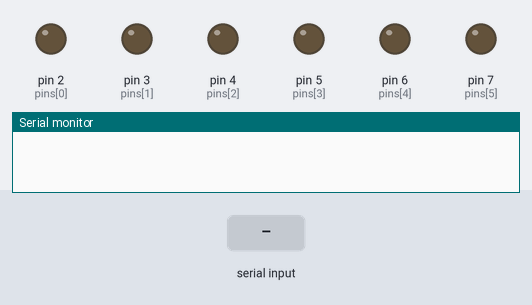
A sketch run on a simulated Arduino Uno, built with avr-gcc and run on an emulated ATmega328P. On the bench: output pins drawn as LEDs (lit = HIGH), the last lines printed to the serial monitor. The inputs (shaded band) are chosen by the test bench.

Above: at 1.2 s.
1.3 s: "1" received over Serial
At 1.8 s:
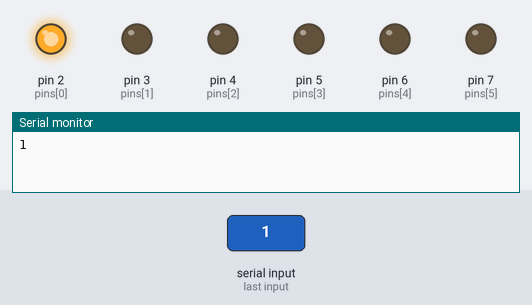
2.8 s: "2" received over Serial
At 4.0 s:
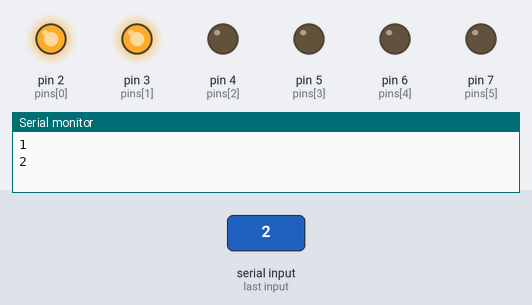
4.3 s: "3" received over Serial
At 5.3 s:
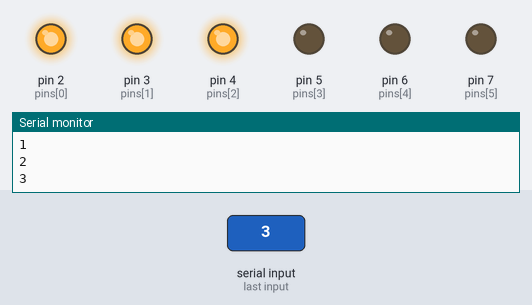
5.8 s: "4" received over Serial
At 6.4 s:
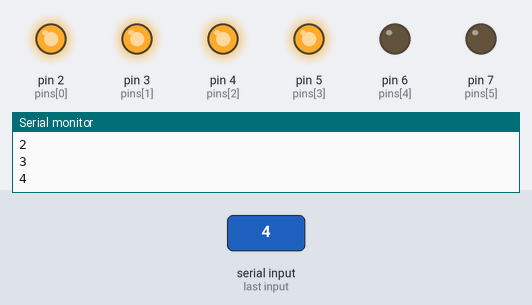
7.3 s: "5" received over Serial
At 7.6 s:
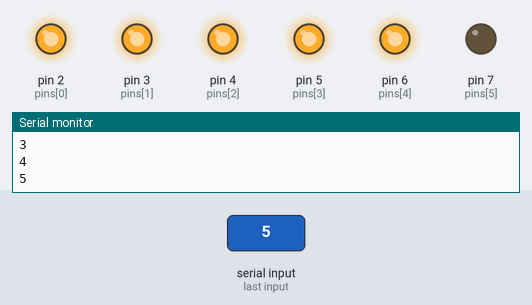
8.8 s: "6" received over Serial
At 9.9 s:
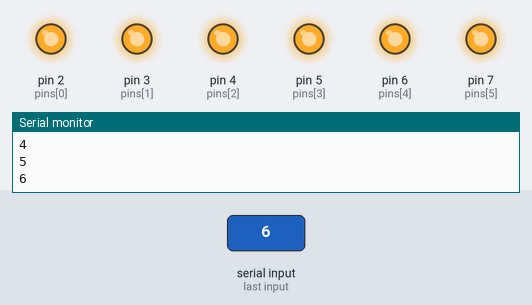
Timing chart, 0 to 11.3 s (numbered marks = the images above; inputs shaded):
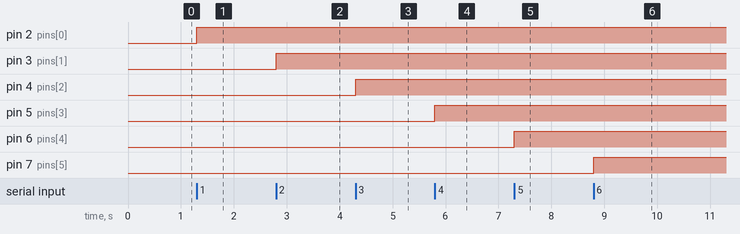

The sketch:

brai.ino
```cpp
/////////// 하드웨어에 맞게 핀 번호 수정
int pins[6] = { 2, 3, 4, 5, 6, 7 };

/////////// 이 아래는 수정 X
void setup() {
  Serial.begin(9600);

  for (int i = 0; i < 6; i++) {
    pinMode(pins[i], OUTPUT);
    digitalWrite(pins[i], LOW);
  }
}

void loop() {
  if (Serial.available()) {
    char sign = Serial.read();
    Serial.println(sign);

    switch (sign) {
      case '1':
        digitalWrite(pins[0], HIGH);
        break;

      case '2':
        digitalWrite(pins[1], HIGH);
        break;

      case '3':
        digitalWrite(pins[2], HIGH);
        break;

      case '4':
        digitalWrite(pins[3], HIGH);
        break;

      case '5':
        digitalWrite(pins[4], HIGH);
        break;

      case '6':
        digitalWrite(pins[5], HIGH);
        break;

      case '0':
        delay(1000);
        for (int i = 0; i < 6; i++) {
          digitalWrite(pins[i], LOW);
        }
        delay(1000);
        break;
    }
  }
}
```

Measured:
- after the input at 1.3 s, pin 2 (pins[0]): LOW → HIGH at once
- after the input at 2.8 s, pin 3 (pins[1]): LOW → HIGH at once
- after the input at 4.3 s, pin 4 (pins[2]): LOW → HIGH at once
- after the input at 5.8 s, pin 5 (pins[3]): LOW → HIGH at once
- after the input at 7.3 s, pin 6 (pins[4]): LOW → HIGH at once
- after the input at 8.8 s, pin 7 (pins[5]): LOW → HIGH at once
